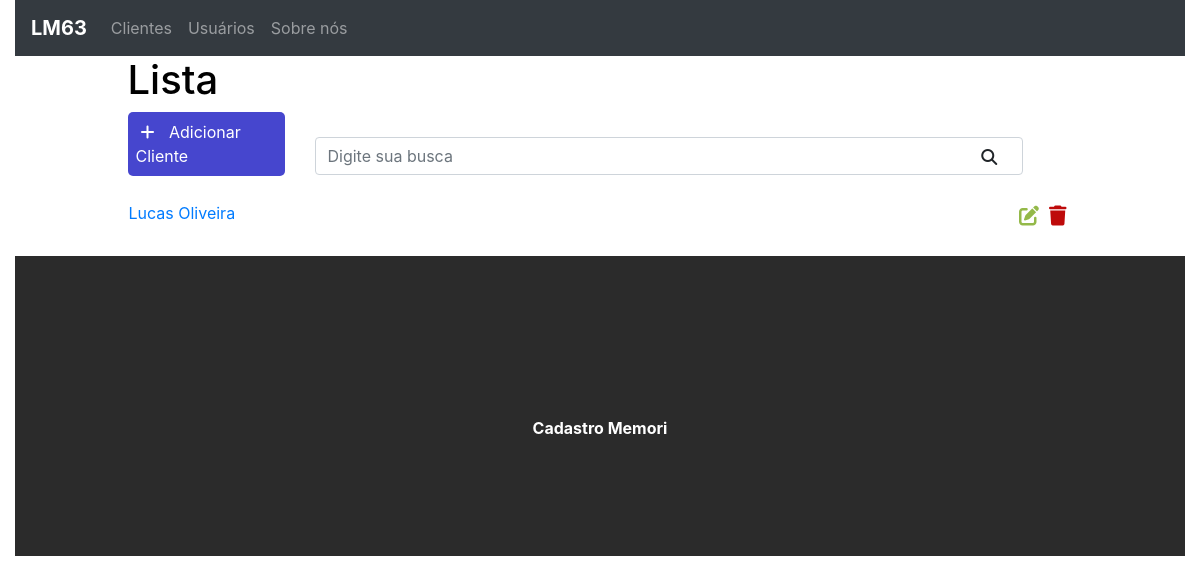
The app's page /, older data.
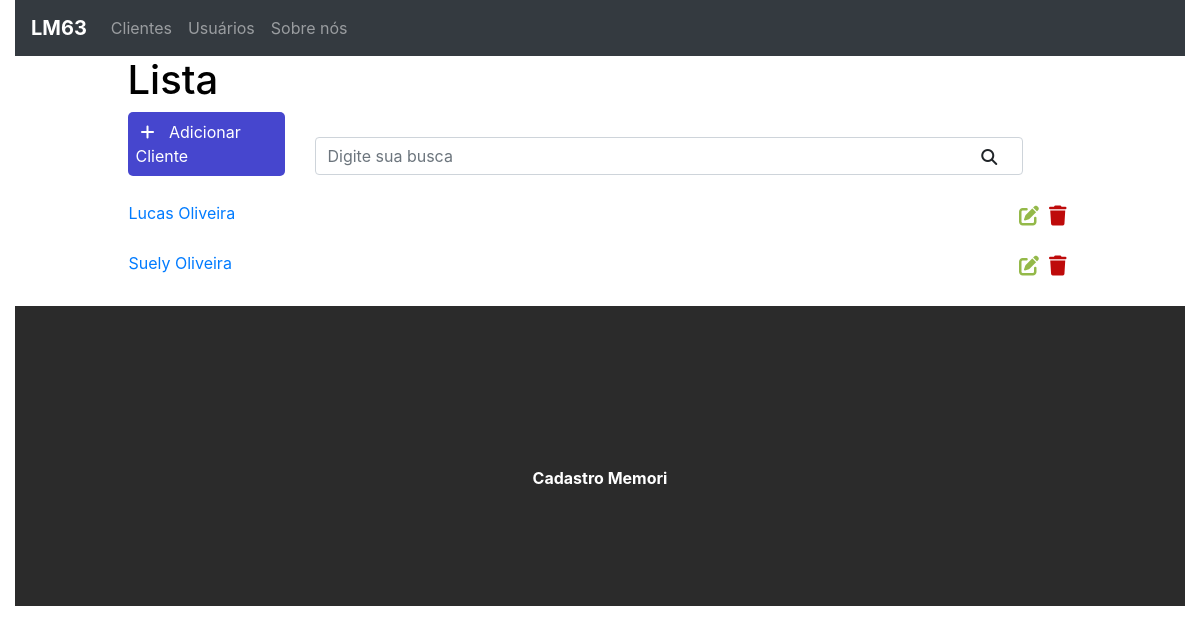
The same page, newer data.
### crud/models.py (models this page shows, shortened)
class Base(models.Model):
    criacao = models.DateField('Criado', auto_now_add=True)
    alteracao = models.DateTimeField('Alterado', auto_now=True)
    ativo = models.BooleanField('Ativo?', default=True)
    class Meta:
        abstract = True

class CadastroCliente(Base):
    nome = models.CharField('Nome', max_length=20)
    sobrenome = models.CharField('Sobrenome', max_length=20)
    cpf = models.CharField('CPF', max_length=11)
    email = models.EmailField('Email', max_length=100)
    cep = models.DecimalField('CEP', max_digits=8, decimal_places=0)
    logradouro = models.CharField('Logradouro', max_length=100)
    numero = models.IntegerField('Número da casa')
    bairro = models.CharField('Bairro', max_length=50)
    cidade = models.CharField('Cidade', max_length=30)
    uf = models.CharField(max_length=2, choices=SIGLAS)
    telefone = models.DecimalField('Telefone', max_digits=11, decimal_places=0)

### crud/views.py (the view)
# urls.py: path('', views.taskList, name='task-list'),
def taskList(request):
    tasks = CadastroCliente.objects.all().order_by('-criacao')
    context = {
        'tasks': tasks
    }
    return render(request, 'tasks/list.html', context)

### crud/templates/tasks/list.html (shortened to what this page needs)
{% extends 'base.html' %}
{% block content %}
<div class="offset-1 col-10 list-div">
    <h1>Lista</h1>
    <a href="http://127.0.0.1:8000/cadastro" class="add"><div class="col-2 add-div">
       <i class="fas fa-plus"></i> Adicionar Cliente
    </div></a>
    <div class="col-9 search-div">
        <input class="form-control" type="text" id="search" name="search" placeholder="Digite sua busca">
        <i class="fas fa-search"></i>
    </div>
    <ul class="task-list">
        {% for task in tasks %}
        <li class="task-item">
            <span><a href="/conteudo/{{task.id}}">{{task.nome}} {{task.sobrenome}}</a></span>
            <span><i class="fas fa-trash"></i></span>
            <a href="update/{{task.id}}"><span><i class="fas fa-edit"></i></span></a>
        </li>
        {% endfor %}
    </ul>
</div>
{% endblock %}

### crud/templates/base.html (shortened to what this page needs)
{% load static %}
{% load bootstrap4 %}
<!DOCTYPE html>
<html lang="en">
<head>
    {% bootstrap_css %}
    <link rel="stylesheet" href="{% static 'css/styles.css' %}">
</head>
<body>
    <div class="container-fluid">
    <nav class="navbar navbar-expand-lg navbar-dark bg-dark">
        <a class="navbar-brand" href="#">LM63</a>
        <div class="collapse navbar-collapse" id="navbarSupportedContent">
          <ul class="navbar-nav mr-auto">
            <li class="nav-item">
              <a class="nav-link" href="http://127.0.0.1:8000/">Clientes</a>
            </li>
            <li class="nav-item">
              <a class="nav-link" href="#">Usuários</a>
            </li>
            <li class="nav-item">
              <a class="nav-link" href="#">Sobre nós</a>
            </li>
          </ul>
        </div>
      </nav>
    {% block content %}
    {% endblock %}
    <footer><p>Cadastro Memori</p></footer>
    </div>
</body>
</html>

### crud/static/css/styles.css (style rules this page uses)
h1 { color: rgb(0, 0, 0); }
.navbar-brand { font-weight: bold; }
.add-div { display: inline-block; cursor: pointer; padding: 8px; margin-right: 25px; color: white; background-color: rgb(70, 70, 206); border-radius: 5px; }
.fas.fa-plus { color: white; margin-right: 10px; margin-left: 5px; }
.fas.fa-search { position: absolute; top: 12px; right: 26px; }
.search-div { padding: 0px; display: inline-block; margin-top: 15px; margin-bottom: 15px; }
.task-list { padding-left: 0; }
.task-item { list-style: none; height: 50px; padding-top: 10px; border: 1px dashed white; }
.fas.fa-edit, .fas.fa-trash { cursor: pointer; margin: 5px; font-size: 20px; float: right; }
.fas.fa-edit { color: rgb(148, 185, 73); }
.fas.fa-trash { color: rgb(190, 10, 10); }
footer { background-color: rgb(43, 43, 43); height: 300px; padding-top: 20px; }
footer p { color: white; font-weight: bold; position: relative; text-align: center; top: 50%; }
.add { text-decoration: none; text-underline-offset: none; color: white; }

Row changes from the older to the newer data that the page shows:
added CadastroCliente: nome "Suely", sobrenome "Oliveira"
